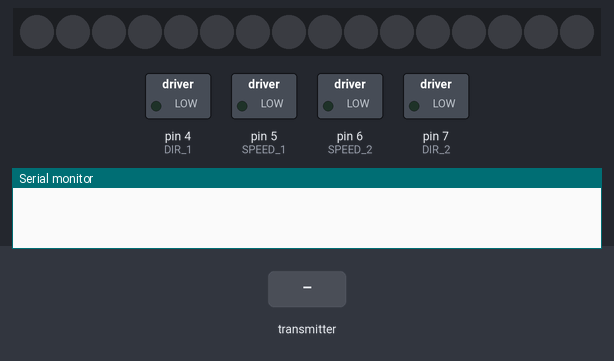
A sketch run on a simulated Arduino Uno, built with avr-gcc and run on an emulated ATmega328P. Parts: 16 RGB LEDs in strip order, left to right, switched loads named in the sketch (green lamp = pin HIGH), the last lines printed to the serial monitor. The inputs (shaded band) are chosen by the test bench. No radio packets arrive unless stated.

Above: at 1.2 s.
1.3 s: the transmitter starts sending data.0 = 512
At 1.9 s:
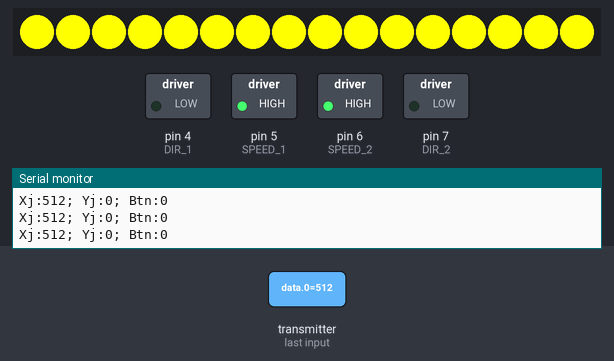
2.8 s: the transmitter starts sending data.1 = 1023
At 4.0 s:
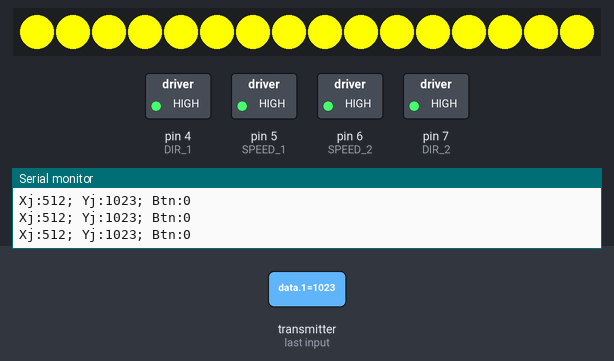
4.3 s: the transmitter starts sending data.0 = 0
At 5.3 s:
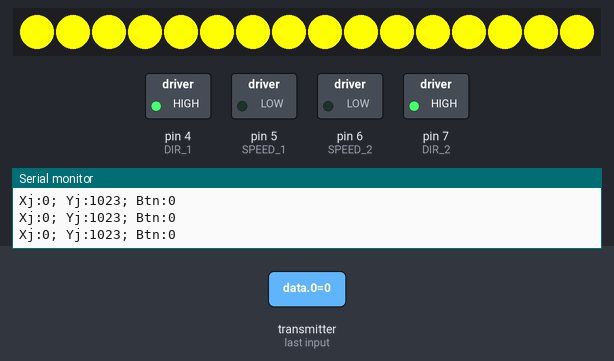
5.8 s: the transmitter starts sending data.1 = 512
At 6.5 s:
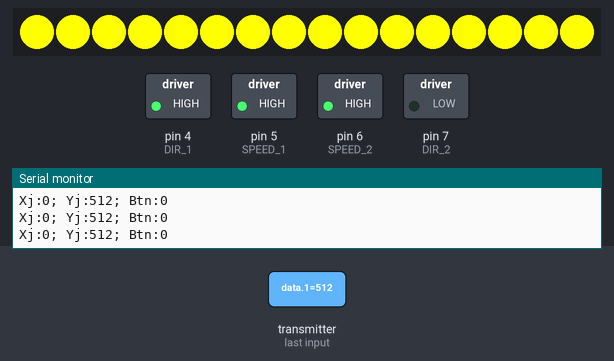
7.3 s: the transmitter starts sending data.1 = 0
At 7.6 s:
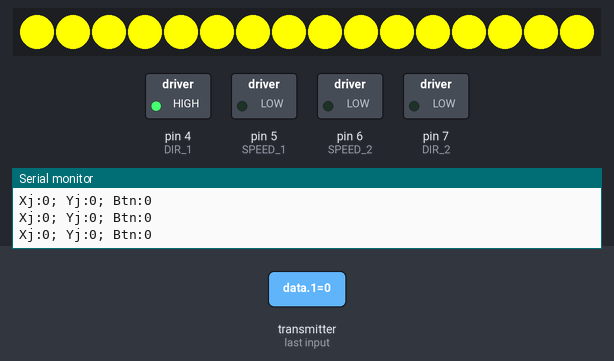
Timing chart, 0 to 10.3 s (numbered marks = the images above; inputs shaded):
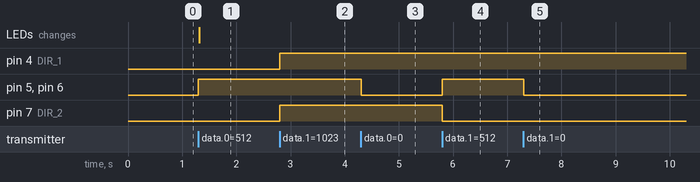

The sketch:

robot.ino
```cpp
#include <SPI.h>
#include <nRF24L01.h>
#include <RF24.h>
#include <Adafruit_NeoPixel.h>

#define SPEED_1      5
#define DIR_1        4

#define SPEED_2      6
#define DIR_2        7

#define MATRIX_PIN    10
#define LED_COUNT 16
Adafruit_NeoPixel matrix = Adafruit_NeoPixel(LED_COUNT, MATRIX_PIN, NEO_GRB + NEO_KHZ800);

RF24 radio(8, 9); // nRF24L01+ (CE, CSN)
int data[3];

void setup() {
  Serial.begin(9600);
  matrix.begin();
  radio.begin();
  radio.setChannel(4);
  radio.setDataRate(RF24_1MBPS);
  radio.setPALevel(RF24_PA_HIGH);
  radio.openReadingPipe(1, 0x1234567890LL);
  radio.startListening();

  // Motor pins setup
  for (int i = 4; i < 8; i++) {
    pinMode(i, OUTPUT);
  }


}

void loop() {
  if (radio.available()) {
    radio.read(&data, sizeof(data));

    int xPosition = data[0];
    int yPosition = data[1];
    int btnState = data[2];
    Serial.println("Xj:" + String(xPosition) + "; Yj:" + String(yPosition) + "; Btn:" + String(btnState));


    // чекаем чё там по игреку
    if (yPosition > 400 && yPosition < 600) {

      // фигачим влево, если x < 300
      if (xPosition < 400) {
        digitalWrite(DIR_1, HIGH);
        digitalWrite(DIR_2, LOW); // Opposite direction for turning
        analogWrite(SPEED_1, 255); // Full speed
        analogWrite(SPEED_2, 255); // Full speed
      }

      // фигачим вправо, если x > 600
      else if (xPosition > 600) { // Move right if xPos > 800
        digitalWrite(DIR_1, LOW); // Opposite direction for turning
        digitalWrite(DIR_2, HIGH);
        analogWrite(SPEED_1, 255); // Full speed
        analogWrite(SPEED_2, 255); // Full speed
      }
      else{
      analogWrite(SPEED_1, 0);
      analogWrite(SPEED_2, 0);
    }
    }

    // фигачим прямо
    else if (yPosition >= 600){
      if (xPosition > 400 && xPosition < 600){
        digitalWrite(DIR_1, HIGH);
        digitalWrite(DIR_2, HIGH);
        analogWrite(SPEED_1, 255); // Full speed
        analogWrite(SPEED_2, 255); // Full speed
      }
      else{
      analogWrite(SPEED_1, 0);
      analogWrite(SPEED_2, 0);
    }
    }

    // фигачим назад
    else if (yPosition <= 400){
      if (xPosition > 400 && xPosition < 600){
        digitalWrite(DIR_1, LOW);
        digitalWrite(DIR_2, LOW);
        analogWrite(SPEED_1, 255); // Full speed
        analogWrite(SPEED_2, 255); // Full speed
      }

      else{
      analogWrite(SPEED_1, 0);
      analogWrite(SPEED_2, 0);
    }
    }


    // если джойсик в другом месте, то стоп машина


    // фигачим факел бля
    if (btnState == 0) {
      colorWipe(matrix.Color(255, 255, 0), 0); // Turn on the lamp
    }

    else if (btnState == 1) {
      colorWipe(matrix.Color(0, 0, 0), 0); // Turn off the lamp
    }


  }
}
void colorWipe(uint32_t c, uint8_t wait)
{
  for (uint16_t i = 0; i < matrix.numPixels(); i++) {
    // заполняем текущий сегмент выбранным цветом
    matrix.setPixelColor(i, c);
    matrix.show();
    // ждём
    delay(wait);
  }
}
```

Measured:
- after the input at 1.3 s, pin 5 (SPEED_1), pin 6 (SPEED_2): LOW → HIGH at once; the LEDs: change at once (image 1)
- after the input at 2.8 s, pin 4 (DIR_1), pin 7 (DIR_2): LOW → HIGH at once
- after the input at 4.3 s, pin 5 (SPEED_1), pin 6 (SPEED_2): HIGH → LOW at once
- after the input at 5.8 s, pin 5 (SPEED_1), pin 6 (SPEED_2): LOW → HIGH at once; pin 7 (DIR_2): HIGH → LOW at once
- after the input at 7.3 s, pin 5 (SPEED_1), pin 6 (SPEED_2): HIGH → LOW at once
